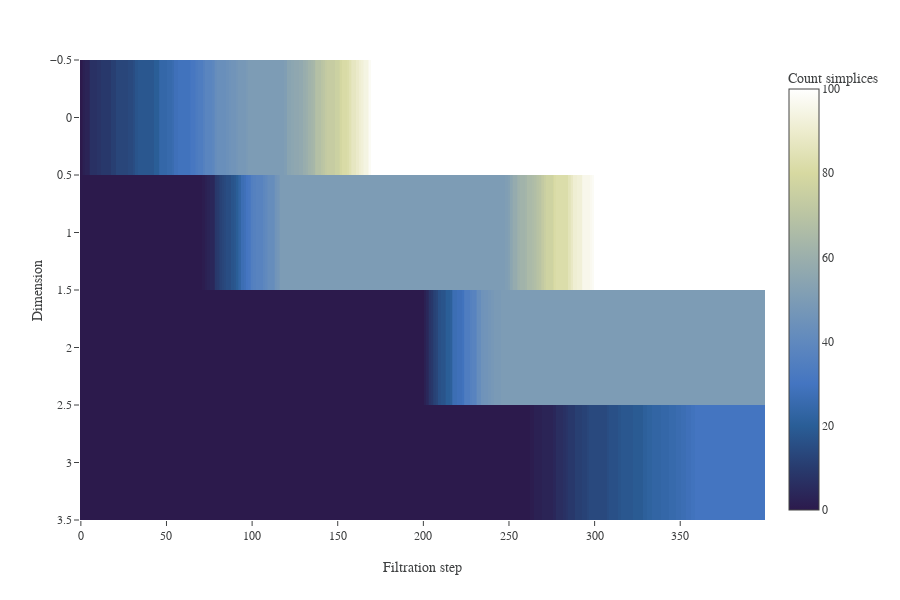

Notebook cell for this chart:
### Code cell
## Heatmap of simplex count-by-dimension across filtration steps
## Repeat with subcomplex flag to do this for only certain simplices
#-- Could update to map the xaxis to the filtration steps

# Given list of filtration steps
# Assume filtering by weight - could also be rank
filtration_steps = np.arange(6,2,-0.01)

# Need an array of the appropriate size.
count_across_filtration = np.zeros((filtration_steps.shape[0],(max_dim+1)))

# Loop across the array and fill the count for each
for i,filtration_step in enumerate(filtration_steps) :

    thresholded_fsc_temp = fsc.loc[fsc["weight"] >= filtration_step]
    count_df_temp = thresholded_fsc_temp.dim.value_counts().to_frame()
#     print(count_df_temp)
    count_across_filtration[i, count_df_temp.index.to_numpy()] = count_df_temp.dim.to_numpy(copy=True)[count_df_temp.index.to_numpy()]


    
fig = px.imshow(np.transpose(count_across_filtration),
                 height=600,
                 aspect="auto",
                 labels=dict(x="Filtration step", y="Dimension", color="Count simplices"))

fig.show()

### Figure 1 — Plotly figure (JSON) as saved in the notebook; plotly's stock layout.template omitted (floating-point values rounded to 4 significant figures; data arrays with more than 128 entries replaced by an {"elided": "..."} marker saying what was removed)
{"data": [{"coloraxis": "coloraxis", "hovertemplate": "Filtration step: %{x}<br>Dimension: %{y}<br>Count simplices: %{z}<extra></extra>", "type": "heatmap", "z": {"elided": "4x400 int values"}}], "layout": {"coloraxis": {"colorbar": {"title": {"text": "Count simplices"}}, "colorscale": [[0, "rgb(44, 26, 76)"], [0.1, "rgb(40, 59, 110)"], [0.2, "rgb(42, 94, 151)"], [0.3, "rgb(68, 117, 193)"], [0.4, "rgb(96, 137, 190)"], [0.5, "rgb(125, 156, 181)"], [0.6, "rgb(155, 175, 172)"], [0.7, "rgb(186, 196, 163)"], [0.8, "rgb(215, 217, 161)"], [0.9, "rgb(237, 236, 206)"], [1, "rgb(255, 255, 255)"]]}, "height": 600, "margin": {"t": 60}, "xaxis": {"title": {"text": "Filtration step"}}, "yaxis": {"autorange": "reversed", "title": {"text": "Dimension"}}}}
